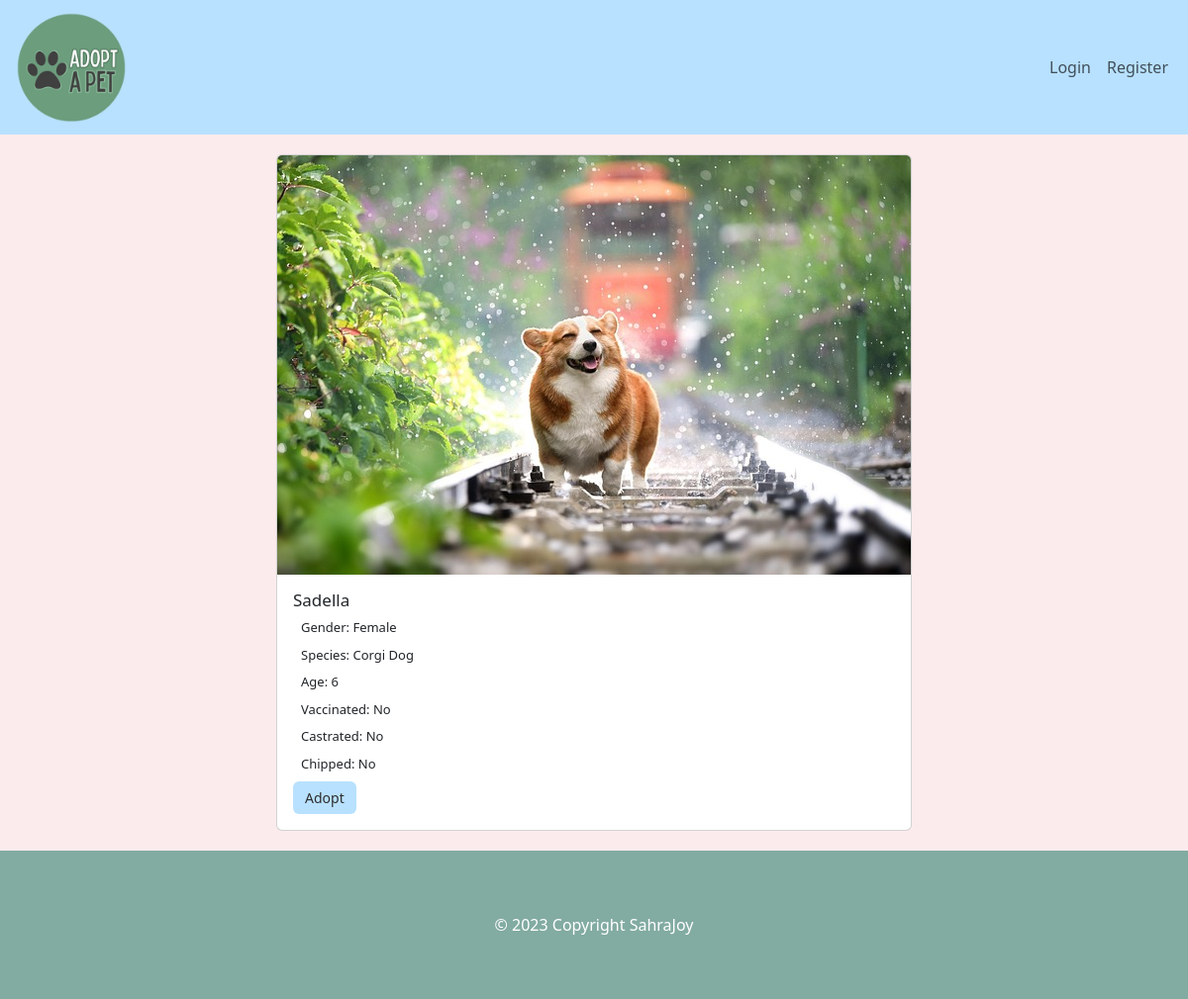
The page /pets/details.php?id=3 on the database as committed earlier.
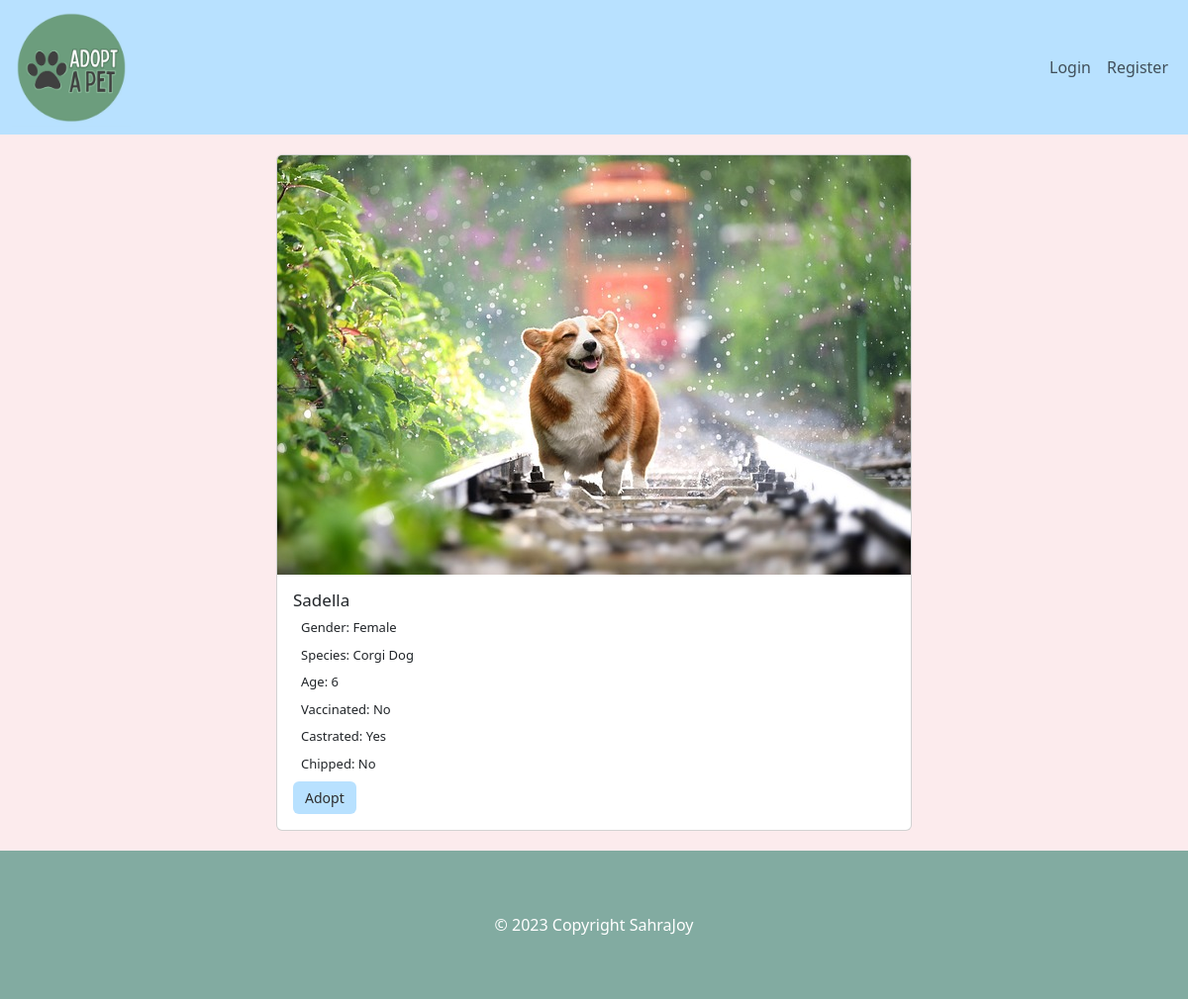
The same page on the database as committed later.
### pets/details.php (the view, shortened to what this page needs)
<?php
    require_once '../components/db_connect.php';
    if(isset($_GET['id']) && !empty($_GET["id"])){
        $sql = "SELECT * FROM `pets` WHERE `pet_id` = $_GET[id]";
        $result = mysqli_query($conn, $sql);
        $cards = "";
        if(mysqli_num_rows($result) > 0) {
            $row = mysqli_fetch_assoc($result);
                $cards .= "
                <div class='p-1'>
                    <div class='card' >
                        <img src='../assets/$row[pet_img]' class='card-img-top object-fit-cover' alt='...'>
                        <div class='card-body'>
                            <h3 class='card-title'>$row[pet_name]</h3>
                            <p class='card-text'>Gender: $row[pet_gender]</p>
                            <p class='card-text'>Species: $row[pet_species]</p>
                            <p class='card-text'>Age: $row[pet_age]</p>
                            ";
                            if($row["pet_vaccinated"]) {
                                $cards .= " <p class='card-text'>Vaccinated: Yes</p>";
                            } else {
                                $cards .= "<p class='card-text'>Vaccinated: No</p>";
                            }
                            if($row["pet_castrated"]) {
                                $cards .= "<p class='card-text'>Castrated: Yes</p>";
                            } else {
                                $cards .= "<p class='card-text'>Castrated: No</p>";
                            }
                            if($row["pet_chipped"]) {
                                $cards .= "<p class='card-text'>Chipped: Yes</p>";
                            } else {
                                $cards .= "<p class='card-text'>Chipped: No</p>";
                            }
                            if(isset($_SESSION["user"])) {
                                $cards .= "
                                <form method='POST'>
                                    <input type='hidden' value='$row[pet_id]' name='adopt'>
                                    <input type='submit' value='Adopt' name='adopt' class='btn btn-danger'>
                                </form>
                                ";
                            }  elseif(!isset($_SESSION["user"]) && !isset($_SESSION["adm"])) {
                                $cards .= "<a href='../user/login.php' class='btn btn-primary'>Adopt</a>";
                            }
                        $cards .= "</div>
                    </div>
                </div>
                ";
        } else {
            $cards = "no data found";
        }
    }
?>
<!DOCTYPE html>
<html lang="en">
<head>
    <link href="https://cdn.jsdelivr.net/npm/bootstrap@5.3.2/dist/css/bootstrap.min.css" rel="stylesheet">
    <link rel="stylesheet" href="../CSS/style.css">
</head>
<body>
    <?php require_once '../components/navbar.php'; ?>
    <div class="container">
        <?= $cards; ?>
    </div>
    <?php require_once '../components/footer.php'; ?>
</body>
</html>

Rows that differ between the two databases and show on the page:
changed pets "Sadella": pet_castrated 0 → 1 (drawn)
Other text that changed with them:
text no longer shown: "Castrated: No"
text now shown: "Castrated: Yes"
